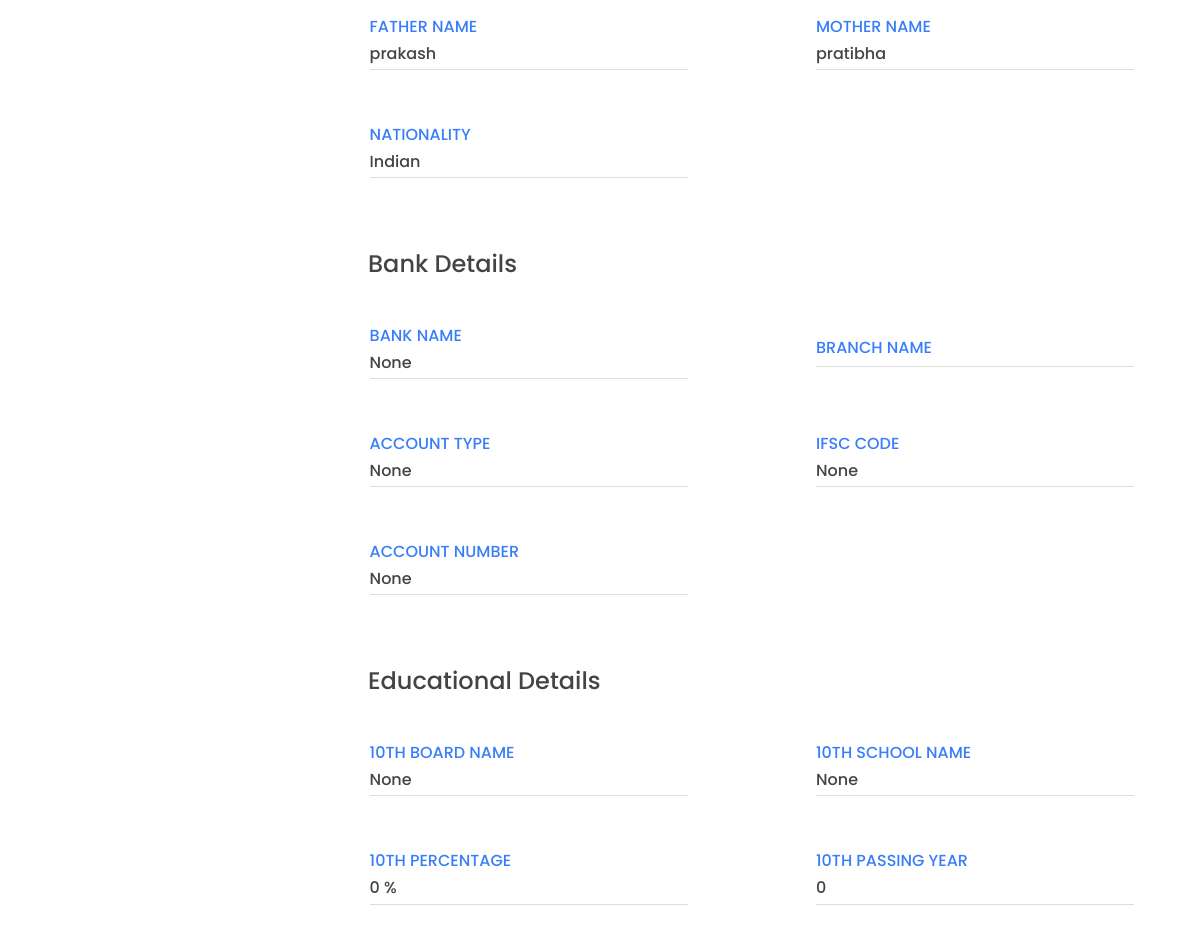
/accounts/self-detail/ (signed in, lower part), run on an earlier commit of the app's database.
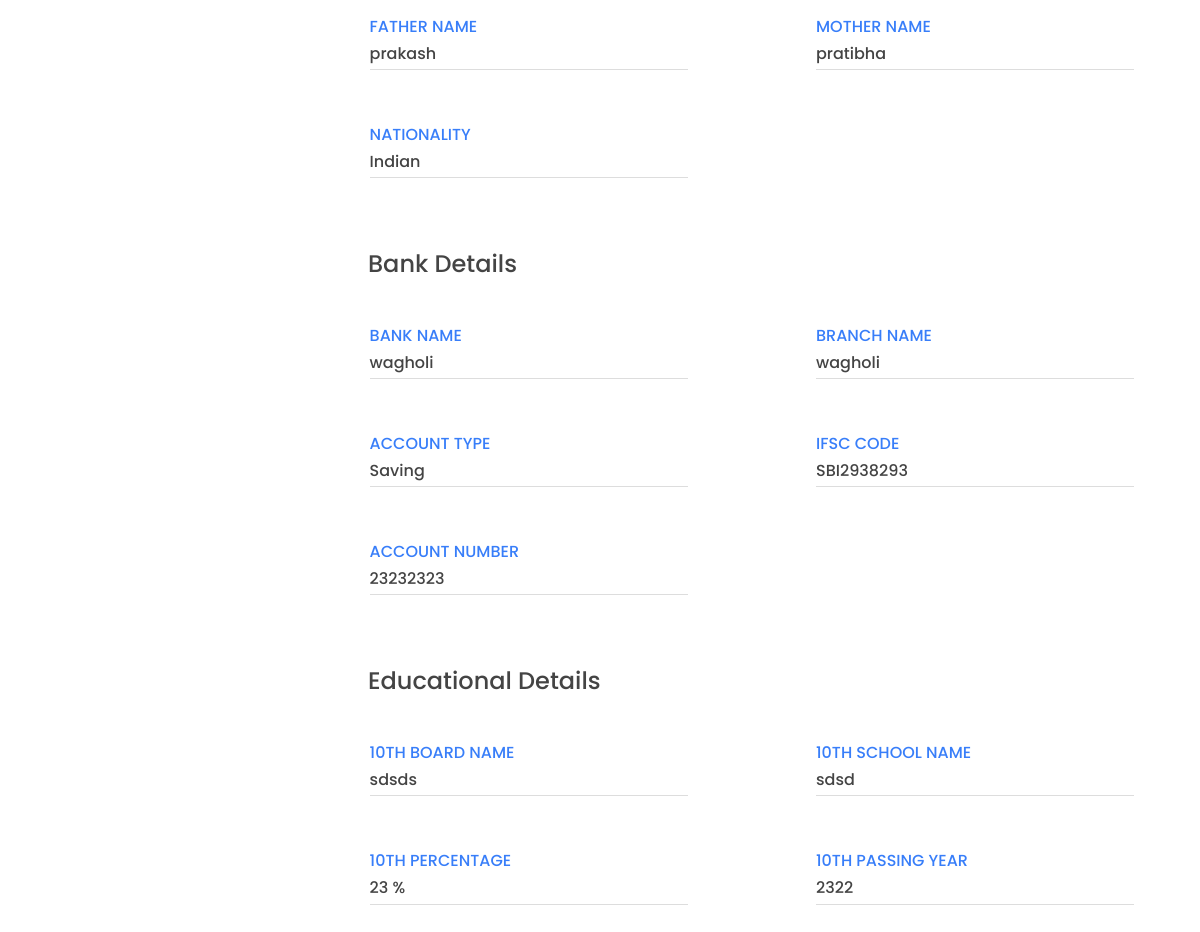
And on a later commit of the database.
### account/models.py (models this page shows, shortened)
class UserAdditionalDetail(models.Model):
    emp_user = models.OneToOneField(User, on_delete=models.CASCADE, related_name='user_additional_details')
    gender = models.CharField(choices=(('Male' , 'Male'), ('Female', 'Female')), max_length=55, null=True)
    mobile_no = models.BigIntegerField(null=True)
    date_of_birth = models.DateField(null=True)
    pan_number = models.CharField(max_length=10, null=True)
    aadhaar_number = models.BigIntegerField(null=True)
    permanent_address = models.TextField(null=True)
    current_address = models.TextField(null=True)
    marital_status = models.CharField(choices=(('Single', 'Single'), ('Married', 'Married')), max_length=55, null=True)
    passport_no = models.CharField(max_length=9, null=True)
    father_name = models.CharField(max_length=255, null=True)
    mother_name = models.CharField(max_length=255, null=True)
    nationality = models.CharField(max_length=50, null=True)
    emergency_contact_no = models.BigIntegerField(null=True)
    blood_group = models.CharField(max_length=3, null=True)
    profile_photo = models.ImageField(upload_to='userprofile', null=True, default='default_profile_pic.png')
    is_requested = models.BooleanField(default=False)
    is_completed_additional_details = models.BooleanField(default=False)  # this will become True if mandatory fields are filled by employee after verification by HR
    created_at = models.DateTimeField(auto_now_add=True)
    updated_at = models.DateTimeField(auto_now=True)

class UserBankDetail(models.Model):
    emp_user = models.OneToOneField(User, on_delete=models.CASCADE, related_name='user_bank_details')
    bank_name = models.CharField(max_length=255, null=True)
    branch_name = models.CharField(max_length=100)
    account_type = models.CharField(choices=(('Current', 'Current'), ('Saving', 'Saving')), max_length=25, null=True)
    ifsc_code = models.CharField(max_length=11, null=True)
    account_number = models.BigIntegerField(null=True)
    is_completed_bank_details = models.BooleanField(default=False)
    created_at = models.DateTimeField(auto_now_add=True)
    updated_at = models.DateTimeField(auto_now=True)

class UserEducationDetails(models.Model):
    emp_user = models.OneToOneField(User, on_delete=models.CASCADE, related_name='user_academics')
    ssc_board_name = models.CharField(max_length=255, null=True)
    ssc_school_name = models.CharField(max_length=255, null=True)
    ssc_percentage = models.IntegerField(default=0, null=True)
    ssc_passing_yr = models.IntegerField(default=0,null=True)
    hsc_board_name = models.CharField(max_length=255, null=True)
    hsc_school_name = models.CharField(max_length=255, null=True)
    hsc_percentage = models.IntegerField(default=0,null=True)
    hsc_passing_yr = models.IntegerField(default=0,null=True)
    hsc_stream = models.CharField(choices=(('Science', 'Science'), ('Arts', 'Arts'), ('Commerce', 'Commerce')), max_length=55, null=True)
    diploma_university = models.CharField(max_length=255, null=True)
    diploma_college = models.CharField(max_length=255, null=True)
    diploma_branch = models.CharField(max_length=100, null=True)
    diploma_admission_yr = models.IntegerField(default=0,null=True)
    diploma_passout_yr = models.IntegerField(default=0,null=True)
    diploma_percentage = models.IntegerField(default=0,null=True)
    graduation_university = models.CharField(max_length=255, null=True)
    graduation_college = models.CharField(max_length=255, null=True)
    graduation_branch = models.CharField(max_length=100, null=True)
    graduation_admission_yr = models.IntegerField(default=0,null=True)
    graduation_passout_yr = models.IntegerField(default=0,null=True)
    graduation_percentage = models.IntegerField(default=0,null=True)
    pg_university = models.CharField(max_length=255, null=True)
    pg_college = models.CharField(max_length=255, null=True)
    pg_branch = models.CharField(max_length=100,null=True)
    pg_admission_yr = models.IntegerField(default=0,null=True)
    pg_passout_yr = models.IntegerField(default=0,null=True)
    pg_percentage = models.IntegerField(default=0,null=True)
    is_completed_academics = models.BooleanField(default=False)
    created_at = models.DateTimeField(auto_now_add=True)
    updated_at = models.DateTimeField(auto_now=True)

### account/account_views/self_services/self_detail.py (the view)
# urls.py: path("self-detail/", SelfDetail.as_view(), name="self_details"),
class SelfDetail(View):
    @method_decorator(login_required(login_url='login'))
    def get(self, request):
        user_id = request.POST.get('user')
        is_profile_complete(user_id)
        user_id = request.user.id
        data= {
            "basic_detail": UserBasicDetails.objects.get(emp_user_id=user_id),
            "additional_detail":UserAdditionalDetail.objects.get(emp_user_id=user_id),
            "educational_details": UserEducationDetails.objects.get(emp_user_id=user_id),
            "bank_detail": UserBankDetail.objects.get(emp_user_id=user_id),
        }
        return render(request,'account/self_services/self_details.html',data)

### account/account_views/dependencies/basic_functions.py (called while the page is built, shortened)
def user_details(user_id,is_detail_required = False,detail=0,**kwargs):
    if User.objects.filter(id=user_id).exists() == False:
        return None

def is_profile_complete(user_id,**kwargs):
    user_detail= user_details(user_id,True,0)
    return 'login'

### account/models.py (called while the page is built)
    def __str__ (self):
        return self.designation_name

    def __str__ (self):
        return self.department_name

    def __str__ (self):
        return self.shift_name

### templates/account/self_services/self_details.html (shortened to what this page needs)
{% extends 'profile_basic.html' %}
{% load static %}
{% block tag %}
<link href="{%static 'css/self-details.css'%}" rel="stylesheet">
{% endblock %}
{% block profile %}
<section class="user-info">
    <div class="details">
        <div class="info">
            <p class="info-title">father name</p>
            <p class="info-description">{{additional_detail.father_name}}
            </p>
        </div>
        <div class="info">
            <p class="info-title">mother name</p>
            <p class="info-description">{{additional_detail.mother_name}}
            </p>
        </div>
        <div class="info">
            <p class="info-title">nationality</p>
            <p class="info-description">{{additional_detail.nationality}}
            </p>
        </div>
        <h1 class="main-heading">Bank Details</h1>
        <div class="info">
            <p class="info-title">bank name</p>
            <p class="info-description">{{bank_detail.bank_name}}
            </p>
        </div>
        <div class="info">
            <p class="info-title">branch name</p>
            <p class="info-description">{{bank_detail.branch_name}}
            </p>
        </div>
        <div class="info">
            <p class="info-title">account type</p>
            <p class="info-description">{{bank_detail.account_type}}
            </p>
        </div>
        <div class="info">
            <p class="info-title">ifsc code</p>
            <p class="info-description">{{bank_detail.ifsc_code}}
            </p>
        </div>
        <div class="info">
            <p class="info-title">account number</p>
            <p class="info-description">{{bank_detail.account_number}}
            </p>
        </div>
        <h1 class="main-heading">Educational Details</h1>
        <div class="info">
            <p class="info-title">10th board name</p>
            <p class="info-description">{{educational_details.ssc_board_name}}
            </p>
        </div>
        <div class="info">
            <p class="info-title">10th school name</p>
            <p class="info-description">{{educational_details.ssc_school_name}}
            </p>
        </div>
        <div class="info">
            <p class="info-title">10th percentage</p>
            <p class="info-description">{{educational_details.ssc_percentage}} %
            </p>
        </div>
        <div class="info">
            <p class="info-title">10th passing year</p>
            <p class="info-description">{{educational_details.ssc_passing_yr}}
            </p>
        </div>
    </div>
</section>
{% endblock %}

### templates/profile_basic.html (shortened to what this page needs)
{% extends 'basic.html' %}
{% load static %}
{%block body%}
<section class="profile-container">
    <section class="profile-details-container">
        {% block profile %}
        {% endblock %}
    </section>
</section>
{%endblock%}

### templates/basic.html (shortened to what this page needs)
{% load static %}
<!DOCTYPE html>
<html lang="en">
<head>
    <link href="{%static 'lib/bootstrap/css/bootstrap.min.css'%}" rel="stylesheet">
    <link href="{%static 'lib/font-awesome/css/font-awesome.min.css'%}" rel="stylesheet">
    <link href="{%static 'lib/animate/animate.min.css'%}" rel="stylesheet">
    <link href="{%static 'lib/ionicons/css/ionicons.min.css'%}" rel="stylesheet">
    <link href="{%static 'lib/owlcarousel/assets/owl.carousel.min.css'%}" rel="stylesheet">
    <link href="https://unpkg.com/aos@2.3.1/dist/aos.css" rel="stylesheet">
    <link href="{%static 'css/style.css'%}" rel="stylesheet">
    {% block tag %} {% endblock %}
</head>
<body>
    {% block body %}
    {% endblock %}
</body>
</html>

### static/css/style.css (style rules this page uses)
*, *::after, *::before { box-sizing: border-box; padding: 0; margin: 0; }
html { scroll-behavior: smooth; }
body { font-family: "Poppins", sans-serif; scroll-behavior: smooth; color: #555555; }
h1, h2, h3, h4, h5, h6 { color: #000000; }

### static/css/self-details.css (style rules this page uses)
.details { padding: 2rem; display: flex; justify-content: space-between; align-items: center; flex-wrap: wrap; width: 100%; overflow: auto; }
.info { flex: 1 1 auto; max-width: 43%; width: 100%; margin: 0.3em; margin-bottom: 1em; padding: 0.5em 0.8em; }
.info .info-title { color: #387EF9; font-weight: 500; margin-bottom: 0.2em; text-transform: uppercase; }
.info .info-description { padding-bottom: 0.2em; color: #444; font-weight: 500; border-bottom: 1px solid #ddd; }
.main-heading { font-size: 1.5rem; width: 100%; color: #444; margin: 2rem 1rem; font-weight: 500; }

### templates/profile_basic.html (style rules this page uses)
* { margin: 0; padding: 0; box-sizing: border-box; }
.profile-container { width: 100%; display: flex; }
.profile-details-container { width: 100%; margin-left: 20rem; margin-right: 1rem; min-height: 80vh; height: 100%; display: flex; flex-direction: column; justify-content: flex-start; }

What changed in the data, as far as the page shows it:
changed UserBankDetail: bank_name "None" → "wagholi"; branch_name (not shown) → "wagholi"; account_type "None" → "Saving"; ifsc_code "None" → "SBI2938293"; account_number "None" → "23232323"
changed UserEducationDetails: ssc_board_name "None" → "sdsds"; ssc_school_name "None" → "sdsd"; ssc_percentage "0" → "23"; ssc_passing_yr "0" → "2322"
